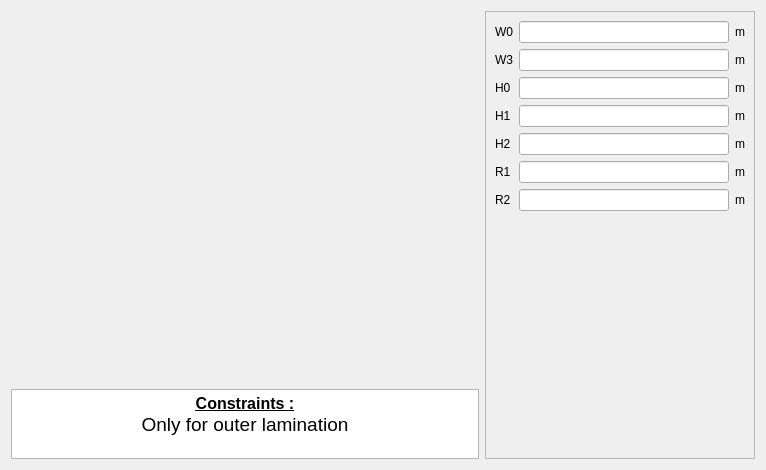
<?xml version="1.0" encoding="UTF-8"?>
<ui version="4.0">
 <class>PWSlot15</class>
 <widget class="QWidget" name="PWSlot15">
  <property name="geometry">
   <rect>
    <x>0</x>
    <y>0</y>
    <width>766</width>
    <height>470</height>
   </rect>
  </property>
  <property name="minimumSize">
   <size>
    <width>630</width>
    <height>470</height>
   </size>
  </property>
  <property name="maximumSize">
   <size>
    <width>16777215</width>
    <height>16777215</height>
   </size>
  </property>
  <property name="windowTitle">
   <string>Form</string>
  </property>
  <layout class="QHBoxLayout" name="horizontalLayout">
   <item>
    <layout class="QVBoxLayout" name="verticalLayout_2">
     <item>
      <widget class="QLabel" name="img_slot">
       <property name="sizePolicy">
        <sizepolicy hsizetype="Expanding" vsizetype="Expanding">
         <horstretch>0</horstretch>
         <verstretch>0</verstretch>
        </sizepolicy>
       </property>
       <property name="maximumSize">
        <size>
         <width>16777215</width>
         <height>16777215</height>
        </size>
       </property>
       <property name="text">
        <string/>
       </property>
       <property name="pixmap">
        <pixmap resource="../../../../Resources/pyleecan.qrc">:/images/images/MachineSetup/WSlot/SlotW15.png</pixmap>
       </property>
       <property name="scaledContents">
        <bool>false</bool>
       </property>
       <property name="alignment">
        <set>Qt::AlignCenter</set>
       </property>
      </widget>
     </item>
     <item>
      <widget class="QTextEdit" name="txt_constraint">
       <property name="sizePolicy">
        <sizepolicy hsizetype="Expanding" vsizetype="Fixed">
         <horstretch>0</horstretch>
         <verstretch>0</verstretch>
        </sizepolicy>
       </property>
       <property name="maximumSize">
        <size>
         <width>16777215</width>
         <height>70</height>
        </size>
       </property>
       <property name="verticalScrollBarPolicy">
        <enum>Qt::ScrollBarAlwaysOff</enum>
       </property>
       <property name="html">
        <string>&lt;!DOCTYPE HTML PUBLIC &quot;-//W3C//DTD HTML 4.0//EN&quot; &quot;http://www.w3.org/TR/REC-html40/strict.dtd&quot;&gt;
&lt;html&gt;&lt;head&gt;&lt;meta name=&quot;qrichtext&quot; content=&quot;1&quot; /&gt;&lt;style type=&quot;text/css&quot;&gt;
p, li { white-space: pre-wrap; }
&lt;/style&gt;&lt;/head&gt;&lt;body style=&quot; font-family:'MS Shell Dlg 2'; font-size:7.8pt; font-weight:400; font-style:normal;&quot;&gt;
&lt;p align=&quot;center&quot; style=&quot; margin-top:0px; margin-bottom:0px; margin-left:0px; margin-right:0px; -qt-block-indent:0; text-indent:0px;&quot;&gt;&lt;span style=&quot; font-size:12pt; font-weight:600; text-decoration: underline;&quot;&gt;Constraints :&lt;/span&gt;&lt;/p&gt;
&lt;p align=&quot;center&quot; style=&quot; margin-top:0px; margin-bottom:0px; margin-left:0px; margin-right:0px; -qt-block-indent:0; text-indent:0px;&quot;&gt;&lt;span style=&quot; font-size:14pt;&quot;&gt;Only for outer lamination&lt;/span&gt;&lt;/p&gt;&lt;/body&gt;&lt;/html&gt;</string>
       </property>
       <property name="textInteractionFlags">
        <set>Qt::TextSelectableByKeyboard|Qt::TextSelectableByMouse</set>
       </property>
      </widget>
     </item>
    </layout>
   </item>
   <item>
    <widget class="QScrollArea" name="scrollArea">
     <property name="minimumSize">
      <size>
       <width>270</width>
       <height>0</height>
      </size>
     </property>
     <property name="maximumSize">
      <size>
       <width>270</width>
       <height>16777215</height>
      </size>
     </property>
     <property name="widgetResizable">
      <bool>true</bool>
     </property>
     <widget class="QWidget" name="scrollAreaWidgetContents">
      <property name="geometry">
       <rect>
        <x>0</x>
        <y>0</y>
        <width>268</width>
        <height>446</height>
       </rect>
      </property>
      <layout class="QVBoxLayout" name="verticalLayout">
       <item>
        <layout class="QGridLayout" name="gridLayout">
         <item row="0" column="0">
          <widget class="QLabel" name="in_W0">
           <property name="text">
            <string>W0</string>
           </property>
          </widget>
         </item>
         <item row="0" column="1">
          <widget class="FloatEdit" name="lf_W0"/>
         </item>
         <item row="0" column="2">
          <widget class="QLabel" name="unit_W0">
           <property name="text">
            <string>m</string>
           </property>
          </widget>
         </item>
         <item row="1" column="0">
          <widget class="QLabel" name="in_W3">
           <property name="text">
            <string>W3</string>
           </property>
          </widget>
         </item>
         <item row="1" column="1">
          <widget class="FloatEdit" name="lf_W3"/>
         </item>
         <item row="1" column="2">
          <widget class="QLabel" name="unit_W3">
           <property name="text">
            <string>m</string>
           </property>
          </widget>
         </item>
         <item row="2" column="0">
          <widget class="QLabel" name="in_H0">
           <property name="text">
            <string>H0</string>
           </property>
          </widget>
         </item>
         <item row="2" column="1">
          <widget class="FloatEdit" name="lf_H0"/>
         </item>
         <item row="2" column="2">
          <widget class="QLabel" name="unit_H0">
           <property name="text">
            <string>m</string>
           </property>
          </widget>
         </item>
         <item row="3" column="0">
          <widget class="QLabel" name="in_H1">
           <property name="text">
            <string>H1</string>
           </property>
          </widget>
         </item>
         <item row="3" column="1">
          <widget class="FloatEdit" name="lf_H1"/>
         </item>
         <item row="3" column="2">
          <widget class="QLabel" name="unit_H1">
           <property name="text">
            <string>m</string>
           </property>
          </widget>
         </item>
         <item row="4" column="0">
          <widget class="QLabel" name="in_H2">
           <property name="text">
            <string>H2</string>
           </property>
          </widget>
         </item>
         <item row="4" column="1">
          <widget class="FloatEdit" name="lf_H2"/>
         </item>
         <item row="4" column="2">
          <widget class="QLabel" name="unit_H2">
           <property name="text">
            <string>m</string>
           </property>
          </widget>
         </item>
         <item row="5" column="0">
          <widget class="QLabel" name="in_R1">
           <property name="text">
            <string>R1</string>
           </property>
          </widget>
         </item>
         <item row="5" column="1">
          <widget class="FloatEdit" name="lf_R1"/>
         </item>
         <item row="5" column="2">
          <widget class="QLabel" name="unit_R1">
           <property name="text">
            <string>m</string>
           </property>
          </widget>
         </item>
         <item row="6" column="0">
          <widget class="QLabel" name="in_R2">
           <property name="text">
            <string>R2</string>
           </property>
          </widget>
         </item>
         <item row="6" column="1">
          <widget class="FloatEdit" name="lf_R2"/>
         </item>
         <item row="6" column="2">
          <widget class="QLabel" name="unit_R2">
           <property name="text">
            <string>m</string>
           </property>
          </widget>
         </item>
        </layout>
       </item>
       <item>
        <spacer name="verticalSpacer">
         <property name="orientation">
          <enum>Qt::Vertical</enum>
         </property>
         <property name="sizeHint" stdset="0">
          <size>
           <width>20</width>
           <height>40</height>
          </size>
         </property>
        </spacer>
       </item>
       <item>
        <widget class="WWSlotOut" name="w_out" native="true"/>
       </item>
      </layout>
     </widget>
    </widget>
   </item>
  </layout>
 </widget>
 <customwidgets>
  <customwidget>
   <class>FloatEdit</class>
   <extends>QLineEdit</extends>
   <header>......GUI/Tools/FloatEdit.h</header>
  </customwidget>
  <customwidget>
   <class>WWSlotOut</class>
   <extends>QWidget</extends>
   <header>......GUI.Dialog.DMachineSetup.SWSlot.WWSlotOut.WWSlotOut.h</header>
   <container>1</container>
  </customwidget>
 </customwidgets>
 <tabstops>
  <tabstop>lf_W0</tabstop>
  <tabstop>lf_W3</tabstop>
  <tabstop>lf_H0</tabstop>
  <tabstop>lf_H1</tabstop>
  <tabstop>lf_H2</tabstop>
 </tabstops>
 <resources>
  <include location="../../../../Resources/pyleecan.qrc"/>
 </resources>
 <connections/>
</ui>
